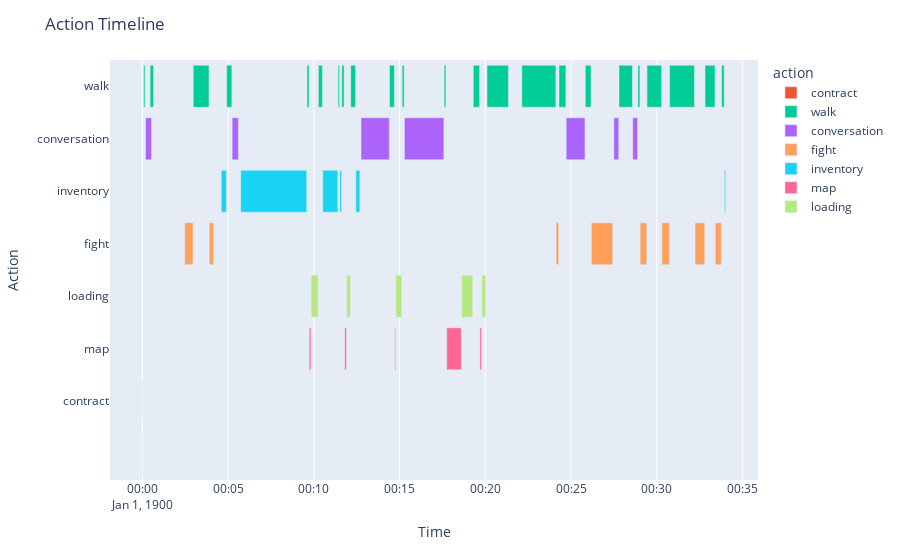

Notebook code cell kept with this figure:
### Markdown cell above
#### Video data

### Code cell
video_df.Video.plot_timeline()

### Figure 1 — Plotly figure (JSON) as saved in the notebook; plotly's stock layout.template omitted (floating-point values rounded to 4 significant figures)
{"data": [{"alignmentgroup": "True", "base": ["1900-01-01T00:00:00"], "hovertemplate": "action=%{y}<br>start=%{base}<br>end=%{x}<extra></extra>", "legendgroup": "", "marker": {"color": "#636efa", "pattern": {"shape": ""}}, "name": "", "offsetgroup": "", "orientation": "h", "showlegend": false, "textposition": "auto", "type": "bar", "x": [0], "xaxis": "x", "y": [""], "yaxis": "y"}, {"alignmentgroup": "True", "base": ["1900-01-01T00:00:01"], "hovertemplate": "action=%{y}<br>start=%{base}<br>end=%{x}<extra></extra>", "legendgroup": "contract", "marker": {"color": "#EF553B", "pattern": {"shape": ""}}, "name": "contract", "offsetgroup": "contract", "orientation": "h", "showlegend": true, "textposition": "auto", "type": "bar", "x": [0], "xaxis": "x", "y": ["contract"], "yaxis": "y"}, {"alignmentgroup": "True", "base": ["1900-01-01T00:00:04", "1900-01-01T00:00:39", "1900-01-01T00:02:58", "1900-01-01T00:04:55", "1900-01-01T00:09:36", "1900-01-01T00:10:16", "1900-01-01T00:11:25", "1900-01-01T00:11:38", "1900-01-01T00:12:09", "1900-01-01T00:14:25", "1900-01-01T00:15:09", "1900-01-01T00:17:36", "1900-01-01T00:19:18", "1900-01-01T00:20:06", "1900-01-01T00:22:08", "1900-01-01T00:24:18", "1900-01-01T00:25:50", "1900-01-01T00:27:48", "1900-01-01T00:28:54", "1900-01-01T00:29:26", "1900-01-01T00:30:45", "1900-01-01T00:32:49", "1900-01-01T00:33:47"], "hovertemplate": "action=%{y}<br>start=%{base}<br>end=%{x}<extra></extra>", "legendgroup": "walk", "marker": {"color": "#00cc96", "pattern": {"shape": ""}}, "name": "walk", "offsetgroup": "walk", "orientation": "h", "showlegend": true, "textposition": "auto", "type": "bar", "x": [5000, -12000, 55000, 18000, 7000, 14000, 5000, 8000, 17000, 17000, 7000, 6000, 22000, 75000, 119000, 24000, 20000, 47000, 7000, 51000, 87000, 35000, 9000], "xaxis": "x", "y": ["walk", "walk", "walk", "walk", "walk", "walk", "walk", "walk", "walk", "walk", "walk", "walk", "walk", "walk", "walk", "walk", "walk", "walk", "walk", "walk", "walk", "walk", "walk"], "yaxis": "y"}, {"alignmentgroup": "True", "base": ["1900-01-01T00:00:11", "1900-01-01T00:05:14", "1900-01-01T00:12:45", "1900-01-01T00:15:17", "1900-01-01T00:24:43", "1900-01-01T00:27:30", "1900-01-01T00:28:36"], "hovertemplate": "action=%{y}<br>start=%{base}<br>end=%{x}<extra></extra>", "legendgroup": "conversation", "marker": {"color": "#ab63fa", "pattern": {"shape": ""}}, "name": "conversation", "offsetgroup": "conversation", "orientation": "h", "showlegend": true, "textposition": "auto", "type": "bar", "x": [21000, 22000, 99000, 138000, 66000, 17000, 17000], "xaxis": "x", "y": ["conversation", "conversation", "conversation", "conversation", "conversation", "conversation", "conversation"], "yaxis": "y"}, {"alignmentgroup": "True", "base": ["1900-01-01T00:02:28", "1900-01-01T00:03:54", "1900-01-01T00:24:08", "1900-01-01T00:26:11", "1900-01-01T00:29:02", "1900-01-01T00:30:18", "1900-01-01T00:32:14", "1900-01-01T00:33:25"], "hovertemplate": "action=%{y}<br>start=%{base}<br>end=%{x}<extra></extra>", "legendgroup": "fight", "marker": {"color": "#FFA15A", "pattern": {"shape": ""}}, "name": "fight", "offsetgroup": "fight", "orientation": "h", "showlegend": true, "textposition": "auto", "type": "bar", "x": [29000, 15000, 9000, 75000, 23000, 26000, 34000, 21000], "xaxis": "x", "y": ["fight", "fight", "fight", "fight", "fight", "fight", "fight", "fight"], "yaxis": "y"}, {"alignmentgroup": "True", "base": ["1900-01-01T00:04:36", "1900-01-01T00:05:44", "1900-01-01T00:10:31", "1900-01-01T00:11:31", "1900-01-01T00:12:27", "1900-01-01T00:33:57"], "hovertemplate": "action=%{y}<br>start=%{base}<br>end=%{x}<extra></extra>", "legendgroup": "inventory", "marker": {"color": "#19d3f3", "pattern": {"shape": ""}}, "name": "inventory", "offsetgroup": "inventory", "orientation": "h", "showlegend": true, "textposition": "auto", "type": "bar", "x": [18000, 231000, 53000, 6000, 14000, 4000], "xaxis": "x", "y": ["inventory", "inventory", "inventory", "inventory", "inventory", "inventory"], "yaxis": "y"}, {"alignmentgroup": "True", "base": ["1900-01-01T00:09:44", "1900-01-01T00:11:48", "1900-01-01T00:14:43", "1900-01-01T00:17:45", "1900-01-01T00:19:41"], "hovertemplate": "action=%{y}<br>start=%{base}<br>end=%{x}<extra></extra>", "legendgroup": "map", "marker": {"color": "#FF6692", "pattern": {"shape": ""}}, "name": "map", "offsetgroup": "map", "orientation": "h", "showlegend": true, "textposition": "auto", "type": "bar", "x": [6000, 6000, 3000, 51000, 6000], "xaxis": "x", "y": ["map", "map", "map", "map", "map"], "yaxis": "y"}, {"alignmentgroup": "True", "base": ["1900-01-01T00:09:51", "1900-01-01T00:11:55", "1900-01-01T00:14:47", "1900-01-01T00:18:37", "1900-01-01T00:19:48"], "hovertemplate": "action=%{y}<br>start=%{base}<br>end=%{x}<extra></extra>", "legendgroup": "loading", "marker": {"color": "#B6E880", "pattern": {"shape": ""}}, "name": "loading", "offsetgroup": "loading", "orientation": "h", "showlegend": true, "textposition": "auto", "type": "bar", "x": [24000, 13000, 21000, 39000, 13000], "xaxis": "x", "y": ["loading", "loading", "loading", "loading", "loading"], "yaxis": "y"}], "layout": {"barmode": "overlay", "legend": {"title": {"text": "action"}, "tracegroupgap": 0}, "margin": {"t": 60}, "title": {"text": "Action Timeline"}, "xaxis": {"anchor": "y", "domain": [0, 1], "title": {"text": "Time"}, "type": "date"}, "yaxis": {"anchor": "x", "categoryarray": ["loading", "map", "inventory", "fight", "conversation", "walk", "contract", ""], "categoryorder": "total ascending", "domain": [0, 1], "title": {"text": "Action"}}}}
